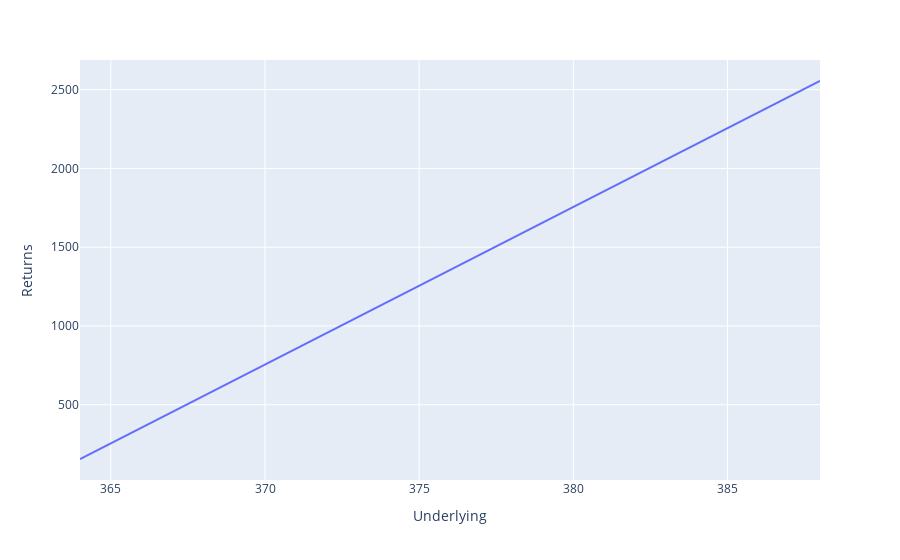

Source (notebook cell):
### Code cell
px.line(track, x="Underlying", y="Returns")

### Figure 1 — Plotly figure (JSON) as saved in the notebook; plotly's stock layout.template omitted (floating-point values rounded to 4 significant figures)
{"data": [{"hovertemplate": "Underlying=%{x}<br>Returns=%{y}<extra></extra>", "legendgroup": "", "line": {"color": "#636efa", "dash": "solid"}, "mode": "lines", "name": "", "orientation": "v", "showlegend": false, "type": "scatter", "x": [364, 366, 368, 370, 372, 374, 376, 378, 380, 382, 384, 386, 388], "xaxis": "x", "y": [155.2, 355.2, 555.2, 755.2, 955.2, 1155.0, 1355.0, 1555.0, 1755.0, 1955.0, 2155.0, 2355.0, 2555.0], "yaxis": "y"}], "layout": {"legend": {"tracegroupgap": 0}, "margin": {"t": 60}, "xaxis": {"anchor": "y", "domain": [0, 1], "title": {"text": "Underlying"}}, "yaxis": {"anchor": "x", "domain": [0, 1], "title": {"text": "Returns"}}}}
